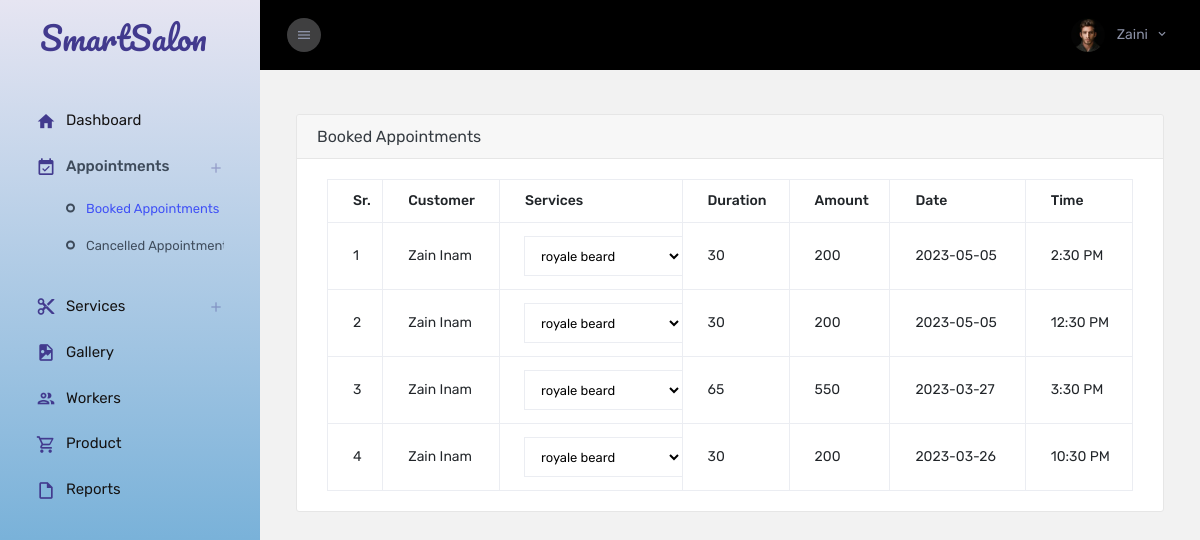
/public/appointment/booked_appointment (signed in), run on the app's committed database.
### tables this page shows
CREATE TABLE `appointments` (
  `id` int(11) NOT NULL,
  `customer_id` int(11) NOT NULL,
  `salon_id` int(11) NOT NULL,
  `date` varchar(255) NOT NULL,
  `time` varchar(255) NOT NULL,
  `booked` tinyint(1) NOT NULL DEFAULT 0,
  `cancelled` tinyint(1) NOT NULL DEFAULT 0
);

CREATE TABLE `customers` (
  `id` int(11) NOT NULL,
  `name` varchar(255) NOT NULL,
  `email` varchar(100) NOT NULL,
  `phone` varchar(100) NOT NULL,
  `address` varchar(255) NOT NULL,
  `city` varchar(255) NOT NULL,
  `password` varchar(100) NOT NULL,
  `image` varchar(255) DEFAULT NULL
);

### private/controllers/Appointment.php (called while the page is built, shortened)
<?php
class Appointment extends Controller{
    protected $appointment;
    protected $booked_service;
    protected $service;
    private $salon_id;
    function __construct(){
        if(isset($_SESSION['SALON_ID'])){
            $this->salon_id = $_SESSION['SALON_ID'];
        }
        $this->appointment = $this->load_model('Appointment');
        $this->booked_service = $this->load_model('BookedService');
        $this->service = $this->load_model('Service');
    }
    function booked_appointment(){
        $booked_appointments = $this->appointment->getStatusAppointments(["salon_id"=>$this->salon_id, "booked"=>1, "cancelled"=>0]);
        $this->view("barber/booked_appointment",
        [
            "booked_appointments"=>$booked_appointments,
        ]);
    }
    function get_services($id){
        $booked_services = array();
        $booked_services_id =  $this->_get($this->booked_service, 'appointment_id', $id);
        foreach($booked_services_id as $booked_service){
            $service = $this->_get($this->service, 'id', $booked_service['service_id']);
            array_push($booked_services, $service[0]);
        }
        return $booked_services;
    }
}
?>

### private/core/app.php (called while the page is built, shortened)
<?php
class App {
    protected $method = "index";
    function __construct() {
        $URL = $this->getUrl();
        if(file_exists("../private/controllers/".$URL[0].".php")){
            unset($URL[0]);
        }
        $this->controller = new $this->controller();
        if(isset($URL[1])){
            if(method_exists($this->controller, $URL[1])){
                $this->method = ucfirst($URL[1]);
                unset($URL[1]);
            }
        }
        $URL= array_values($URL);
        $this->params = $URL;
        call_user_func_array([$this->controller, $this->method], $this->params);
    }
    private function getUrl(){
        $url = isset($_GET['url']) ? $_GET['url'] : "Home";
        return explode("/", filter_var(trim($url, "/")), FILTER_SANITIZE_URL);
    }
}
?>

### public/index.php (called while the page is built, shortened)
<?php
    $app = new App();
?>

### private/core/database.php (called while the page is built, shortened)
<?php
class Database{
    private function connect(){
        $string  = DBDRIVER.":host=".DBHOST.";dbname=".DBNAME;
        $con = new PDO($string, DBUSER, DBPASS);
        return $con;
    }
    public function query($query, $data = array(), $response = "array"){
        $con = $this->connect();
        $stm = $con->prepare($query);
        if($stm){
            $check = $stm->execute($data);
            if($check){
                if($response == "array"){
                    $data = $stm->fetchAll(PDO::FETCH_ASSOC);
                }
                else{
                    $data = $stm->fetchAll(PDO::FETCH_OBJ);
                }
                if(count($data) > 0){
                    return $data;
                }
                else{
                    return true;
                }
            }
        }
        return false;
    }
}
?>

### private/models/Appointment.php (called while the page is built, shortened)
<?php
class Appointment extends \Model{
    protected $table  = "appointments";
	protected $service_table = "services";
	protected $booked_service_table = "booked_services";
	protected $customer_table = "customers";
	function getStatusAppointments($data){
		$keys = array_keys($data);
		$keys_0 = $keys[0];
		$keys_1 = $keys[1];
		$keys_2 = $keys[2];
		$query = "SELECT $this->table.*, $this->customer_table.name, $this->customer_table.phone,
		SUM($this->service_table.price) as 'total_price', COUNT($this->service_table.id) as 'total_services' FROM  $this->table
		INNER JOIN $this->customer_table ON $this->table.customer_id = $this->customer_table.id
		INNER JOIN $this->booked_service_table ON $this->booked_service_table.appointment_id =  $this->table.id
		INNER JOIN $this->service_table ON $this->booked_service_table.service_id = $this->service_table.id
		WHERE  $this->table.$keys[0] = :$keys_0 AND $this->table.$keys[1] = :$keys_1 AND  $this->table.$keys[2] = :$keys_2
		GROUP BY $this->table.id ORDER BY $this->table.id DESC";
		return $this->query($query, $data);
	}
}
?>

### private/core/model.php (called while the page is built, shortened)
<?php
class Model extends Database{
    protected $table;
    function where($column, $value){
        $column = addslashes($column);
        $query = "SELECT * FROM  $this->table WHERE $column = :value";
        return $this->query($query, ["value"=>$value]);
    }
}
?>

### private/views/barber/booked_appointment.view.php (the view, shortened to what this page needs)
<div class="container-scroller" style="min-height:100vh;">
    <div class="container-fluid page-body-wrapper">
        <div class="main-panel">
            <div class="content-wrapper pb-0">
                <div class="row">
                    <div class="col-md-12 col-sm-12 col-lg-12 grid-margin stretch-card mx-auto">
                        <div class="card">
                            <div class="card-header justify-content-between d-flex align-items-center">
                                Booked Appointments
                            </div>
                            <div class="card-body">
                                <div class="table-responsive">
                                    <?php if (is_array($booked_appointments) && count($booked_appointments) > 0) { ?>
                                        <table class="table table-hover table-bordered table-responsive">
                                            <thead>
                                                <tr>
                                                    <th>Sr.</th>
                                                    <th>Customer</th>
                                                    <th>Services</th>
                                                    <th>Duration</th>
                                                    <th>Amount</th>
                                                    <th>Date</th>
                                                    <th>Time</th>
                                                </tr>
                                            </thead>
                                            <tbody>
                                                <?php $count = 0; ?>
                                                <?php foreach (@$booked_appointments as $appointment): ?>
                                                    <?php
                                                        $duration = 0;
                                                        $price = 0;
                                                        $services = $this->get_services($appointment['id']);
                                                        foreach($services as $service){
                                                            $duration += $service['duration'];
                                                            $price += $service['price'];
                                                        }
                                                    ?>
                                                    <?php $count = $count + 1;?>
                                                    <tr>
                                                        <td><?php echo $count; ?></td>
                                                        <td><?php echo ucfirst($appointment['name'])?></td>
                                                        <td>
                                                        <select class="form-control" style="color:#000 !important;">
                                                        <?php foreach($services as $service): ?>
                                                            <option value="<?=$service['name']?>"><?=$service['name']?></option>
                                                        <?php endforeach; ?>
                                                        </select>
                                                        </td>
                                                        <td><?php echo $duration; ?></td>
                                                        <td><?php echo $price; ?></td>
                                                        <td><?php echo $appointment['date']; ?></td>
                                                        <td><?php echo $appointment['time']; ?></td>
                                                    </tr>
                                                <?php endforeach; ?>
                                            </tbody>
                                        </table>
                                    <?php
                                    } else {
                                        echo "No Appointments";
                                    }
                                    ?>
                                </div>
                            </div>
                        </div>
                    </div>
                </div>
            </div>
        </div>
    </div>
</div>

### data on the page
appointments: customer.name "Zain Inam", duration "30", price "200", date "2023-05-05", time "2:30 PM"
appointments: customer.name "Zain Inam", duration "30", price "200", date "2023-05-05", time "12:30 PM"
appointments: customer.name "Zain Inam", duration "65", price "550", date "2023-03-27", time "3:30 PM"
appointments: customer.name "Zain Inam", duration "30", price "200", date "2023-03-26", time "10:30 PM"

### other printed values
$_SESSION['USER'] "Zaini"
form field value "royale beard"
